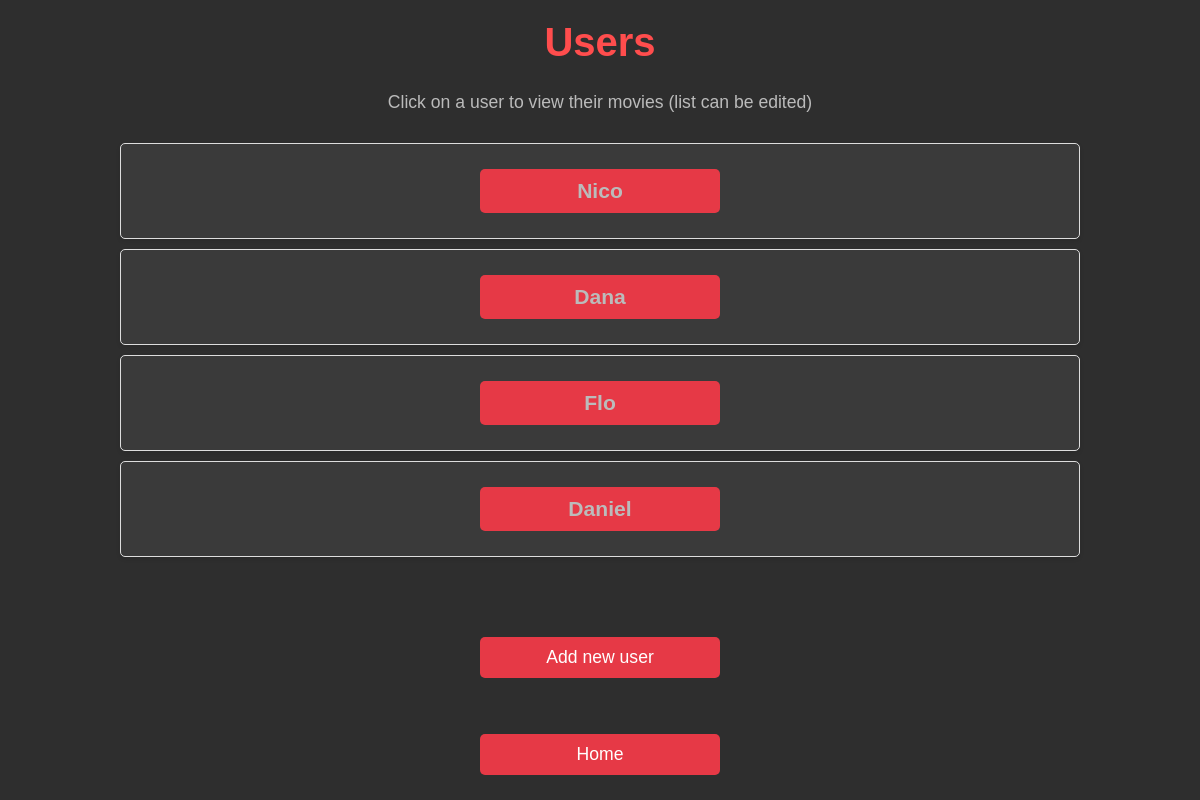
/users, run on an earlier commit of the app's database.
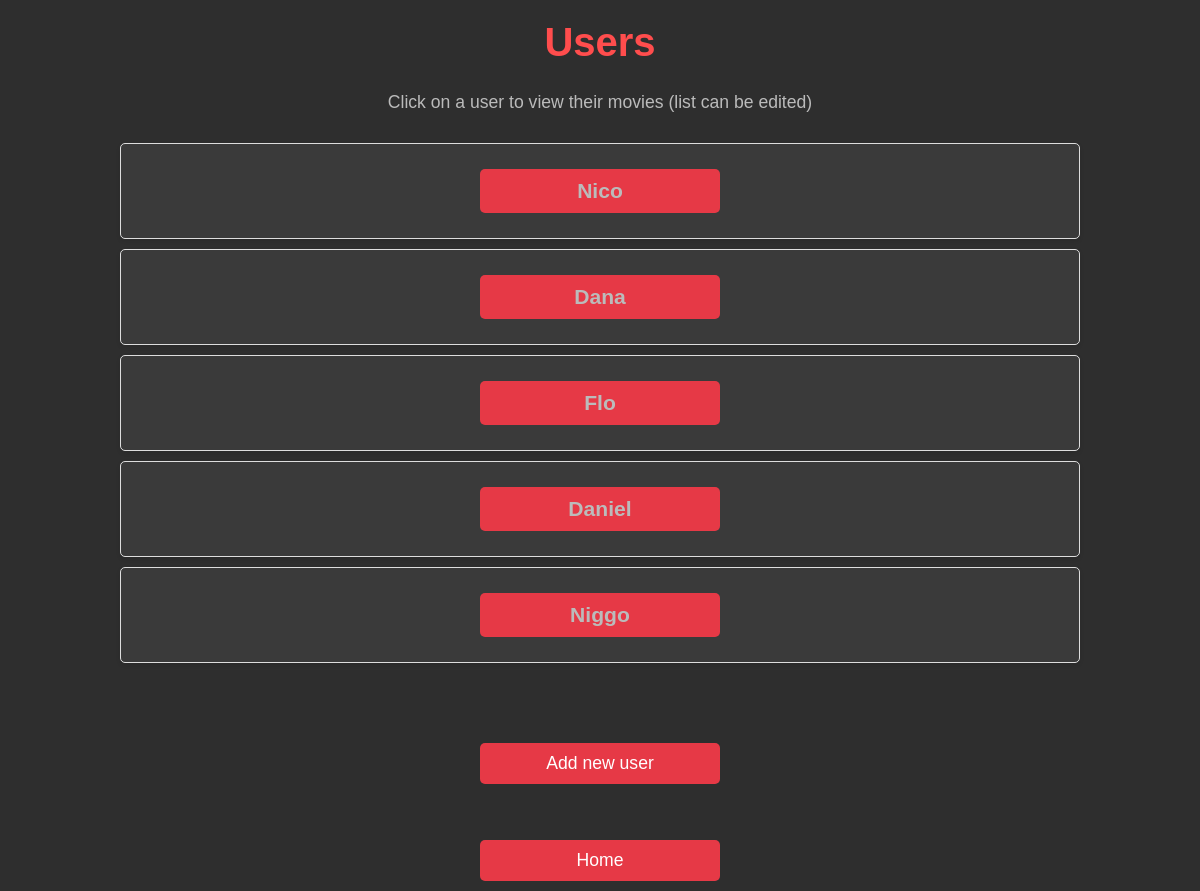
And on a later commit of the database.
### datamanager/data_models.py (models this page shows, shortened)
class User(db.Model):
    __tablename__ = 'users'
    id = db.Column(db.Integer, primary_key=True, autoincrement=True)
    name = db.Column(db.String, nullable=False)
    movies = db.relationship('Movie', secondary=user_movie_association, back_populates='users')

### app.py (the view)
@app.route('/users')
def list_users():
    users = data_manager.get_all_users()
    return render_template('users.html', users=users), 200

### datamanager/SQLite_data_manager.py (called while the page is built)
    def get_all_users(self):
        try:
            list_of_all_users = self.db.session.query(User).all()
            return list_of_all_users
        except SQLAlchemyError as e:
            self.db.session.rollback()
            print(f"A database error occurred at getting all users: {e}")

### templates/users.html (shortened to what this page needs)
<!DOCTYPE html>
<html lang="en">
  <head>
    <link rel="stylesheet" href="{{ url_for('static', filename='style_users.css') }}">
  </head>
  <body>
    <h1>Users</h1>
    <p>Click on a user to view their movies (list can be edited)</p>
    <ul>
        {% for user in users %}
         <li><a href="{{ url_for('list_user_movies', user_id=user.id) }}">{{ user.name }}</a></li>
        {% endfor %}
    </ul>
    <br><br><br>
    <a href="{{ url_for('add_user') }}">Add new user</a>
    <br><br>
    <a href="{{ url_for('home') }}">Home</a>
  </body>
</html>

### static/style_users.css (style rules this page uses)
body { font-family: 'Arial', sans-serif; background-color: #2e2e2e; margin: 0; padding: 0; color: #e0e0e0; }
h1 { text-align: center; color: #ff4d4d; font-size: 2.5em; margin-top: 20px; }
p { text-align: center; font-size: 1.1em; color: #bbb; margin-bottom: 30px; }
ul { list-style-type: none; padding: 0; text-align: center; }
ul li { background-color: #3a3a3a; border: 1px solid #ddd; border-radius: 5px; margin: 10px auto; width: 80%; padding: 15px; font-size: 1.2em; box-shadow: 0 2px 4px rgba(0, 0, 0, 0.1); box-sizing: border-box; }
ul li a { text-decoration: none; color: #bbb; font-weight: bold; display: block; }
a { text-decoration: none; color: #fff; background-color: #e63946; padding: 10px 20px; border-radius: 5px; margin: 10px auto; display: block; width: 200px; text-align: center; font-size: 1.1em; }

What changed in the data, as far as the page shows it:
added User: name "Niggo"
